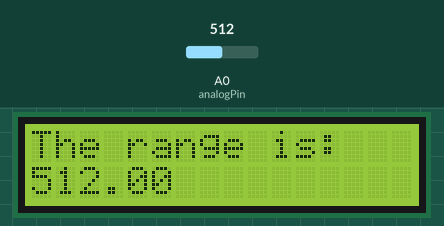
Recording of a sketch running on a simulated Arduino Uno, built with avr-gcc and run on an emulated ATmega328P. On the bench: 16×2 character LCD. Inputs (shaded band) come from the test bench; at power-on: A0 (analogPin) = 512. What the sketch prints to the serial monitor is not drawn.

Above: at 1.2 s.
1.3 s: A0 (analogPin) set to 716
At 1.9 s:
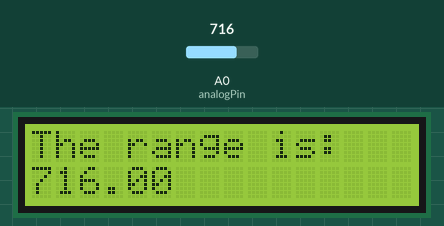
2.9 s: A0 (analogPin) set to 900
At 3.6 s:
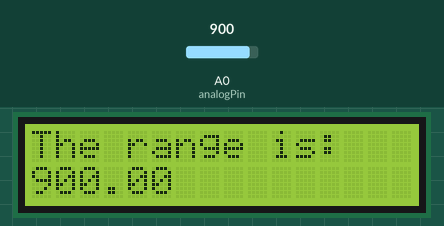
4.4 s: A0 (analogPin) set to 1023
At 5.3 s:
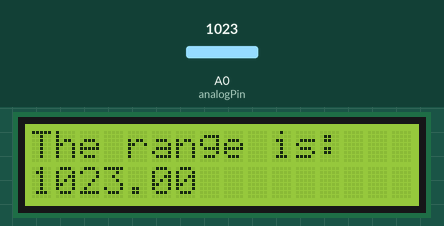
Timing chart, 0 to 7.4 s (numbered marks = the images above; inputs shaded):
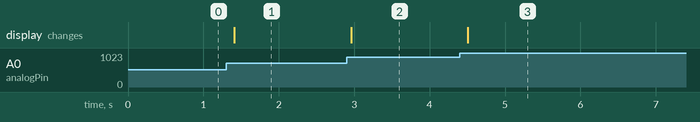

The sketch:

GrayLevel.ino
```cpp
// GrayLevel.ino
// Date: 2020/05/03

#include <Wire.h>
#include "LiquidCrystal_I2C.h"

int analogPin = A0;
LiquidCrystal_I2C lcd(0x27, 16, 2);

void setup()
{
    lcd.init();
    lcd.backlight();
    pinMode(analogPin, INPUT);
    Serial.begin(9600);
}

void loop() {
    float data = analogRead(analogPin);
    Serial.println(data);
    lcd.setCursor(0, 0);
    lcd.print("The range is: ");
    lcd.setCursor(0, 1);
    lcd.print(data, 2);
    delay(200);
}
```

Measured:
- after the input at 1.3 s, the display: changes after 0.11 s (image 1)
- after the input at 2.9 s, the display: changes after 0.06 s (image 2)
- after the input at 4.4 s, the display: changes after 0.11 s (image 3)
